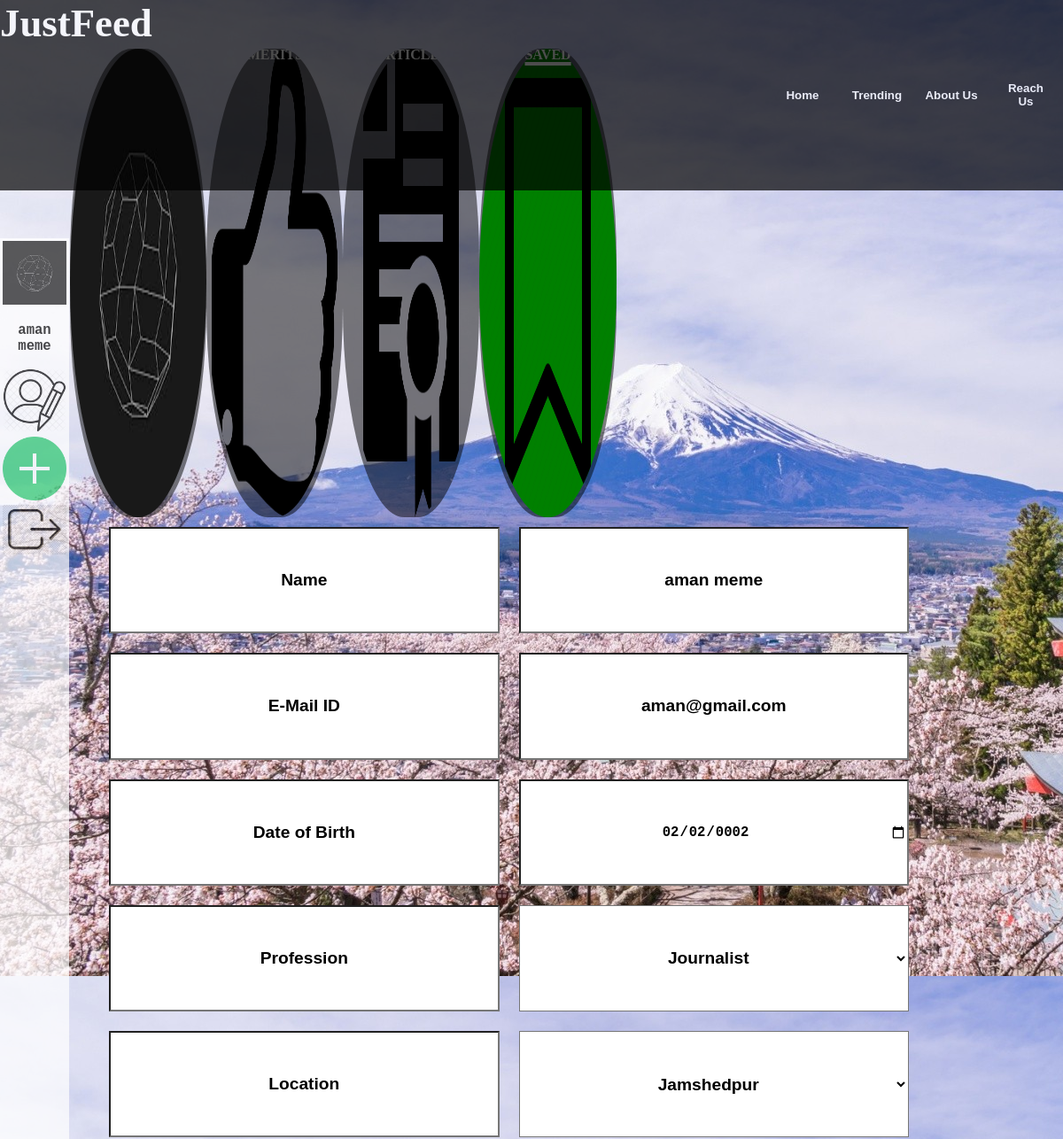
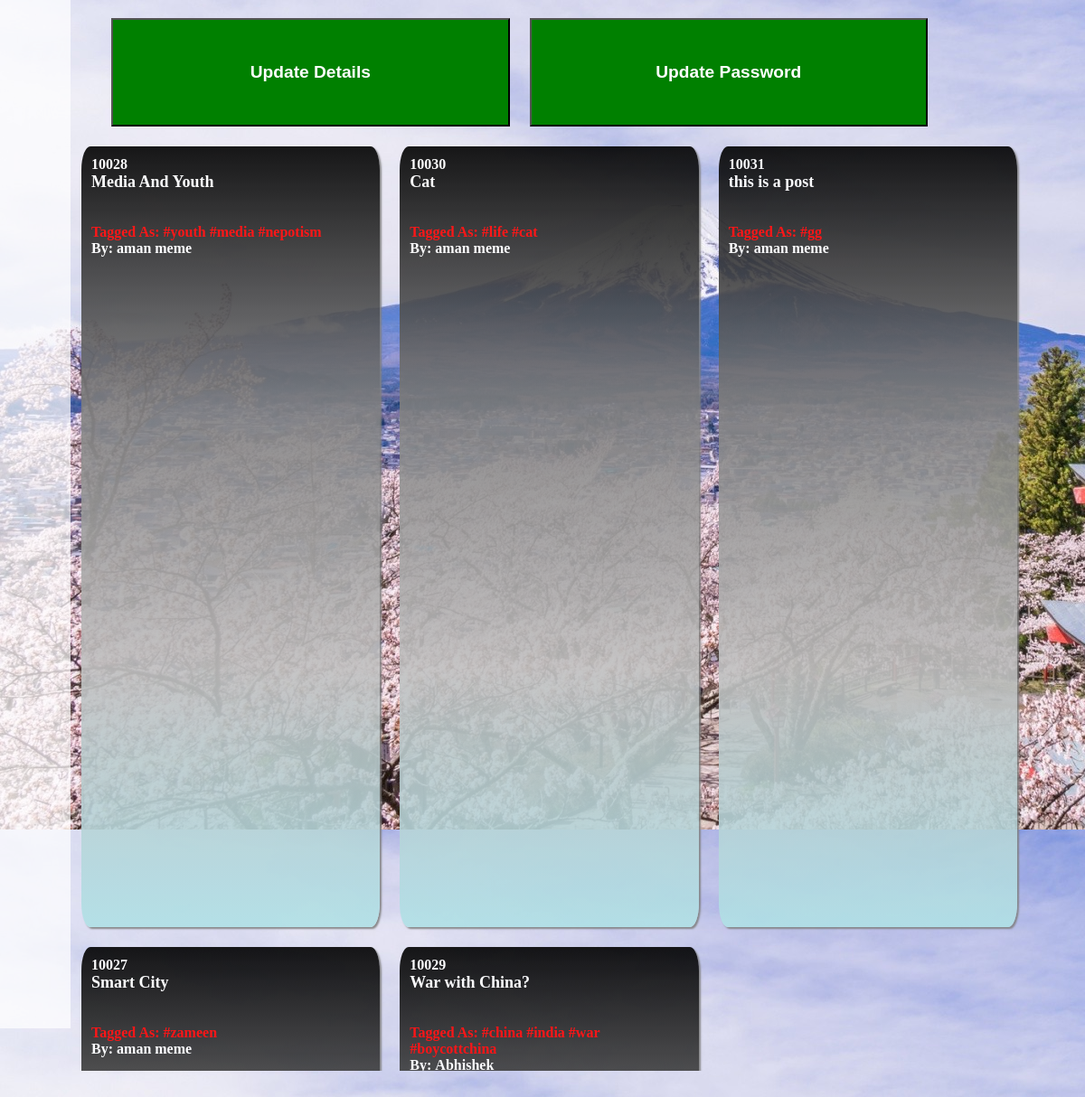
Screenshot of /viewsav.php (signed in) with the database file from the repository (2 pictures, top to bottom).
### tables this page shows
CREATE TABLE `users` (
  `name` text NOT NULL,
  `email` text NOT NULL,
  `pass` text NOT NULL,
  `age` date NOT NULL,
  `prof` text NOT NULL,
  `loca` text NOT NULL,
  `picname` text NOT NULL,
  `userid` int(11) NOT NULL,
  `merit` int(11) NOT NULL,
  `article` int(11) NOT NULL,
  `upfeed` varchar(500) NOT NULL,
  `downfeed` varchar(500) NOT NULL,
  `saved` varchar(500) NOT NULL
);

CREATE TABLE `article` (
  `articleid` int(11) NOT NULL,
  `heading` varchar(50) DEFAULT NULL,
  `article` text DEFAULT NULL,
  `userid` int(11) DEFAULT NULL,
  `upfeed` int(11) DEFAULT 0,
  `downfeed` int(11) DEFAULT 0,
  `tags` varchar(50) DEFAULT NULL,
  `uploadtime` datetime DEFAULT current_timestamp()
);

### viewsav.php (the view, shortened to what this page needs)
<html>
<head>
<link rel="stylesheet" href="login.css"></link>
<link rel="stylesheet" href="profile.css"></link>
</head>
<body>
<?php
$connect=mysqli_connect("127.0.0.1","root","");
mysqli_select_db($connect,"JustFeed");
$dat=mysqli_query($connect,"select * from users where userid = '".$_SESSION['id']."' ");
$data=mysqli_fetch_array($dat);
$p = mysqli_query($connect,"select prof from proloca order by prof");
$l = mysqli_query($connect,"select loca from proloca order by loca");
?>
<div id="mainfeed">
	<div class = "circle">
		<img src = "Photo\<?php echo$data[6]; ?>" id = "profile_pic" onclick = "pic.click();" />
	</div>
	<div class = "circle">
		<img src="Background/merit.jpeg" class = "back" />
		<p class="circle_text"> <?php echo$data[8]; ?><br><font size="3%">MERITS</font> </p>
	</div>
	<div class = "circle">
		<img src="Background/article.jpeg" class = "back" />
		<p class="circle_text"> <?php echo$data[9]; ?><br><font size="3%">ARTICLES</font> </p>
	</div>
	<?php $totsav=mysqli_fetch_array(mysqli_query($connect,"select saved from users where userid = '".$_SESSION['id']."' "));
	?>
	<div class = "circle">
		 <a href="viewsav.php" id="sss"> <img src="Background/saved.jpeg" class = "back" id="ss"/>
		 <p class="circle_text"> <?php echo count(explode(" ",$totsav[0]))-1; ?><br><font size="3%">SAVED </a></font></p>
	</div>
	<input type='text' value='Name' class='namefield' readonly>
	<input type='text' value='<?php echo$data[0] ?>' class='datafield' id='fname' required>
	<input type='text' value='E-Mail ID' class='namefield' readonly>
	<input type='text' value='<?php echo$data[1] ?>' class='datafield' id='mail' readonly>
	<input type='text' value='Date of Birth' class='namefield' readonly>
	<input type='date' value='<?php echo$data[3] ?>' class='datafield' id='dob' required>
	<input type='text' value='Profession' class='namefield' readonly>
	<select class='datafield' id='prof' required>
					<option value='<?php echo$data[4] ?>' > <?php echo$data[4] ?></option>
					<?php while($pl=mysqli_fetch_array($p)){?>
						<option value="<?php echo$pl[0] ?>" >
						<?php 	echo$pl[0]; }?> </option>	</select>
	<input type='text' value='Location' class='namefield' readonly>
	<select class='datafield' id='loc' required>
					<option value='<?php echo$data[5] ?>' > <?php echo$data[5] ?> </option>
					<?php while($ll=mysqli_fetch_array($l)){?>
						<option value="<?php echo$ll[0] ?>" >
						<?php 	echo$ll[0]; }?> </option>	</select>
	<input type='button' value='Update Details' class='namefield' onclick="updateDetails();">
	<input type='button' value='Update Password' class='datafield' onclick="alert('Work under Progress')">
	<div id="postfeed" >
	<?php
		mysqli_select_db($connect,"justfeed");
		$ids=mysqli_fetch_array(mysqli_query($connect,"select saved from users where userid='".$_SESSION['id']."' "));
		$chat = explode(" ",$ids[0]);
		foreach($chat as $mat)
		{
		$q = mysqli_query($connect,"select * from article where articleid='$mat' order by uploadtime desc ");
		while($articles = mysqli_fetch_array($q))
		{
			?>
				<div class = "feed" onclick="window.location = 'viewpost.php?artid=<?php echo $articles[0]; ?>' ">
				<b id="aid">	<?php echo $articles[0]; ?><br></b>
				<b id="tt">		<?php echo $articles[1]; ?><br></b><br><br>
				<b id="taag">	Tagged As:&nbsp;<?php echo $articles[6]; ?><br></b>
				<b id="naa">	By:&nbsp;<?php $naam=mysqli_query($connect,"select name from users where userid='$articles[3]'");
										$naamarr=mysqli_fetch_array($naam);
										echo$naamarr[0];?> </b><br>
				</div>
			<?php
		}
		}
	?>
	</div>
</div>
</body>
</html>

### login.css (style rules this page uses)
body { background-size : cover; overflow : hidden; background : url("Background/gg.jpg") 0 0; font-family : cursive; scroll-behavior: smooth; }
#navbar { width : 100%; position : fixed; top:0; left:0; height : 8%; background-color: black; opacity : 0.7; color : white; font-weight: bold; font-size : 280%; overflow : hidden; z-index : 5; }
.navbutton { height : 100%; width : 7%; float : right; color : white; border: none; background-color : black; color : white; padding : 1%; font-weight : bold; overflow:hidden; }
#sidebar { width : 6%; padding : 3px; top:10%; left:0; position : fixed; height : 80%; background-color: white; white-space: wrap; font-size: 120%; font-weight:bold; font-family: monospace; text-align:center; animation : move_right; animation-duration: 2s; opacity:0.7; overflow-wrap: break-word; z-index : 5; }
.sideicon { width:100%; margin-bottom:7%; border: none; }
#mainfeed { width : 93%; margin-top : 3%; float : right; height : 90%; padding : 1%; overflow : auto; white-space: wrap; animation : rise; animation-duration: 1s; }
.feed { width : 28%; height : 35%; float : left; //border-top : 20px solid black; //border-bottom : 20px solid black; border-radius:3%; //background-color: rgba(0,0,0,85%); background-image: linear-gradient(to bottom,black,grey,silver,powderblue); color: white; box-shadow: 2px 2px 2px grey; margin : 1%; padding : 1%; opacity : 0.9; }
#tt { text-align:center; font-size:18px; overflow:auto; }
#taag { color:red; font-size:16px; }

### profile.css (style rules this page uses)
#profile_pic { width : 100%; height : 100%; border-radius : 100%; }
.circle { width : 14%; height : 22%; float : left; border-radius: 45%; background-color : rgba(0,0,0,50%); text-align : center; color : white; overflow : hidden; }
.back { width : 100%; height : 100%; border-radius : 100%; z-index : -1; }
.circle_text { position : relative; top : -120%; font-weight: bold; font-size : 300%; }
.namefield { float:left; width : 40%; height : 5%; text-align : center; margin : 1%; font-size : 120%; font-weight: bold; background-color: white; margin-left : 4%; }
.datafield { float:left; width : 40%; height : 5%; text-align : center; margin : 1%; font-size : 120%; font-weight: bold; background-color: white; }
input[type='button'] { background-color : green; color:white; }

### viewsav.php (style rules this page uses)
#sss { color:white; }
#ss { background-color:green; }

### rows the page displays
users: picname (picture), name "aman meme", email "aman@gmail.com", age "02/02/0002", prof "Journalist", loca "Jamshedpur"
article: articleid "10028", heading "Media And Youth", tags "#youth #media #nepotism", userid.name "aman meme"
article: articleid "10030", heading "Cat", tags "#life #cat", userid.name "aman meme"
article: articleid "10031", heading "this is a post", tags "#gg", userid.name "aman meme"
article: articleid "10027", heading "Smart City", tags "#zameen", userid.name "aman meme"
article: articleid "10029", heading "War with China?", tags "#china #india #war #boycottchina", userid.name "Abhishek"
